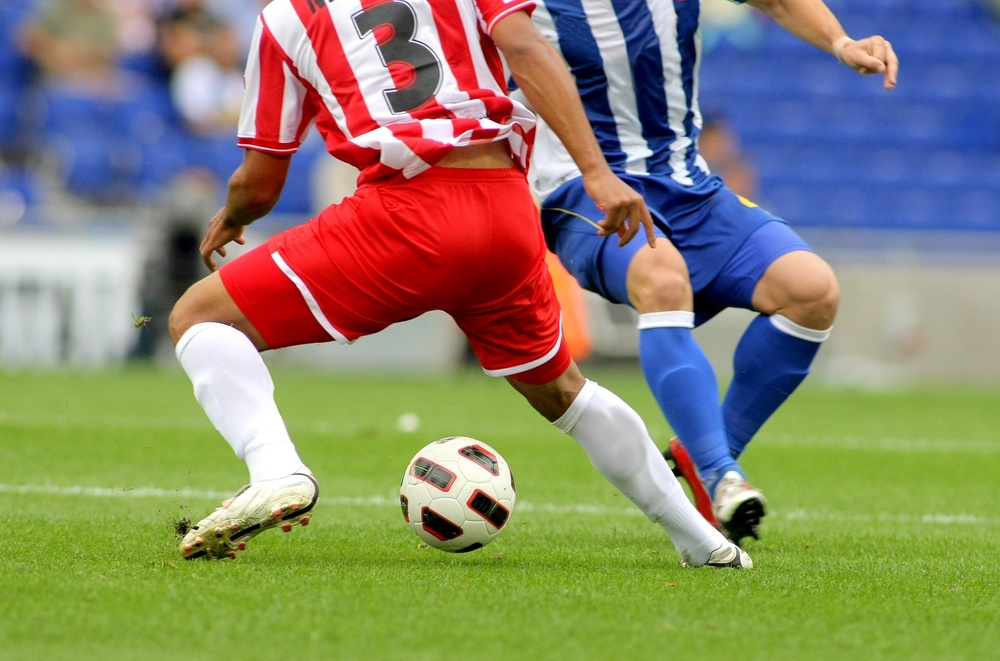
#> input picture soccer.jpg, 1000 x 661 px, shrunk from 1434 x 948 before the run
$ jupyter execute '오츄 알고리즘으로 이진화하기.ipynb'
#> lines starting #> are read from the running program, lines starting #| are printed output that depends on the picture; after the words box and inside, x2 and y2 are one past the last pixel; in counts of white or black regions, pixels touching at a corner belong together
[cell 1]
import cv2 as cv
import sys

img = cv.imread('./soccer.jpg')
#> img is the input picture: shape (661, 1000, 3); mean B, G, R 107.3, 133.3, 136.8

t, bin_img = cv.threshold(img[:, :, 2], 0, 255,
                          cv.THRESH_BINARY + cv.THRESH_OTSU)
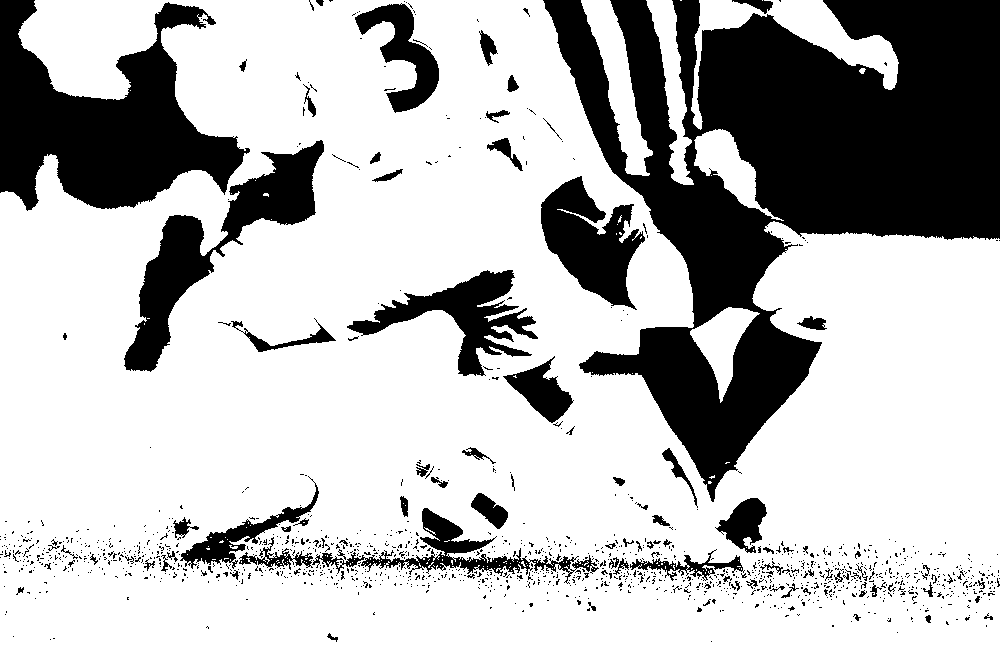
#> bin_img: shape (661, 1000); 72.8% white; 1364 black regions (1266 under 20 px), largest, box (x1, y1, x2, y2) and area: (543, 0, 1000, 502) 101762, (0, 0, 250, 211) 27195, (124, 140, 324, 372) 11569
#> t = 113
print('오츄 알고리즘이 찾은 최적 임곗값=', t)
#| 오츄 알고리즘이 찾은 최적 임곗값= 113.0

cv.imshow('R channel', img[:, :, 2])
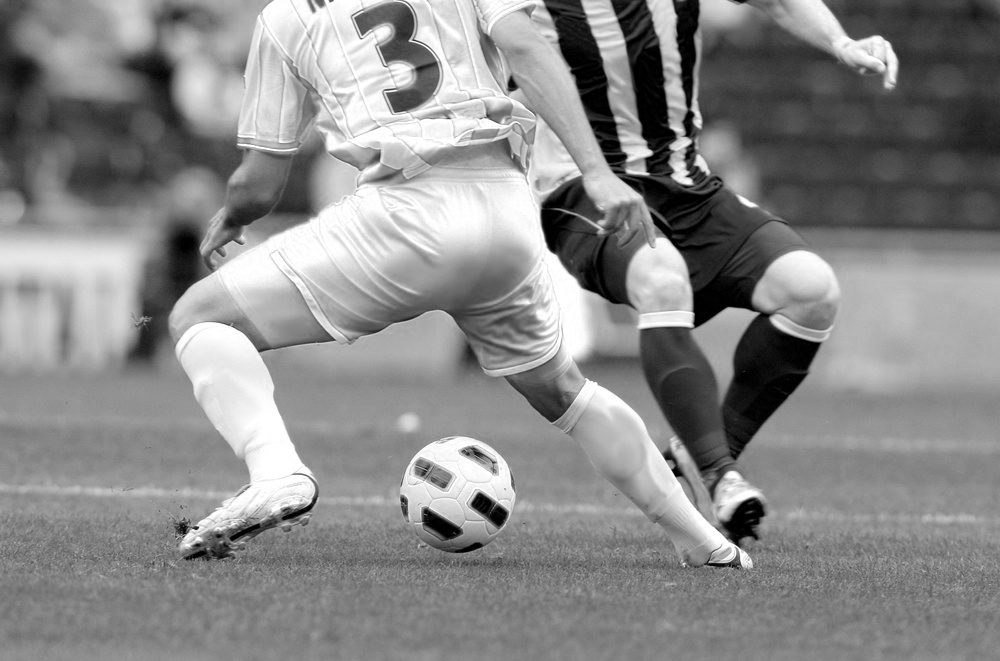
#> window 'R channel': shape (661, 1000); min 0, max 255, mean 136.8
cv.imshow('R channel binarization', bin_img)

cv.waitKey()
cv.destroyAllWindows()

$ run again, with apples.jpg copied over soccer.jpg
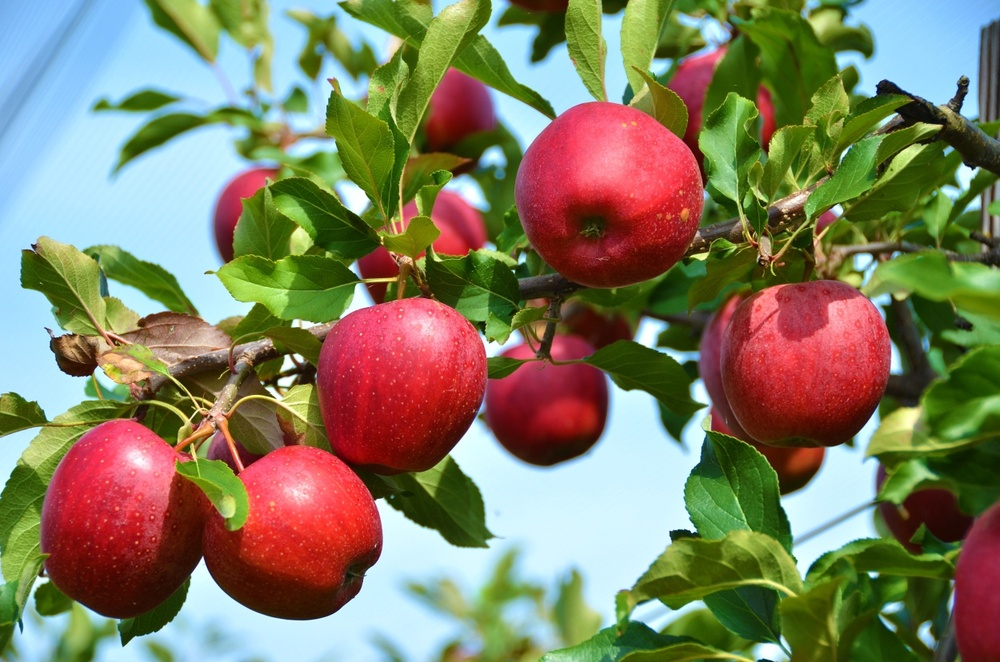
#> input picture apples.jpg, 1000 x 662 px, shrunk from 1250 x 828 before the run
#> img is the input picture: shape (662, 1000, 3); mean B, G, R 98.6, 125.8, 129.6
#> `t, bin_img = cv.threshold(img[:, :, 2], 0, 255, cv.THRESH_BINARY + cv...`:
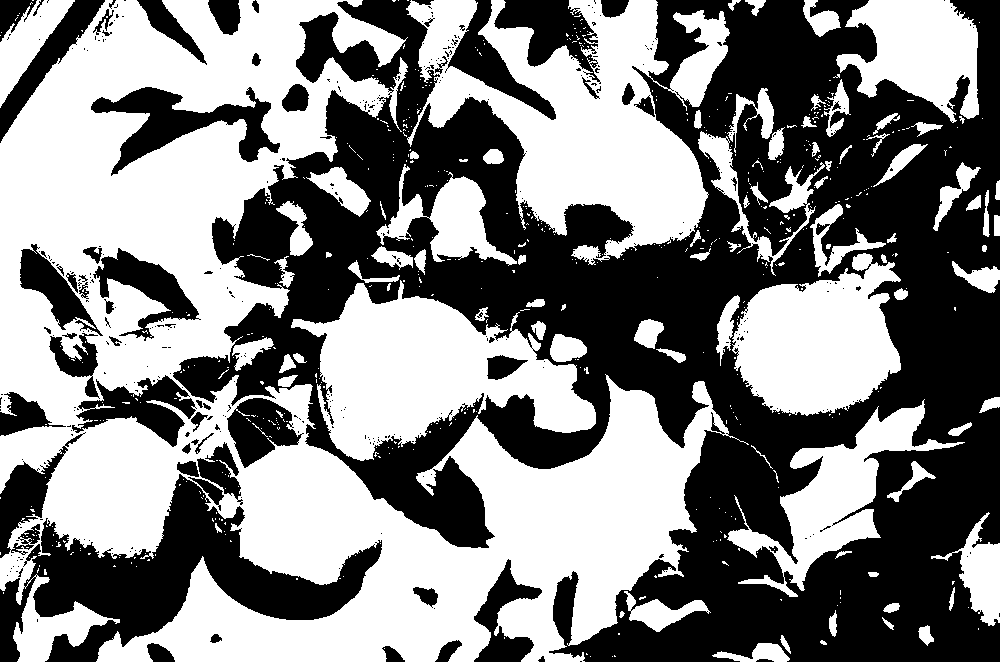
#> bin_img: shape (662, 1000); 51.1% white; 383 black regions (318 under 20 px), largest, box (x1, y1, x2, y2) and area: (173, 0, 1000, 662) 249101, (0, 474, 382, 662) 25179, (91, 87, 280, 176) 5963
#> t = 128
#| 오츄 알고리즘이 찾은 최적 임곗값= 128.0
#> `cv.imshow('R channel', img[:, :, 2])`:
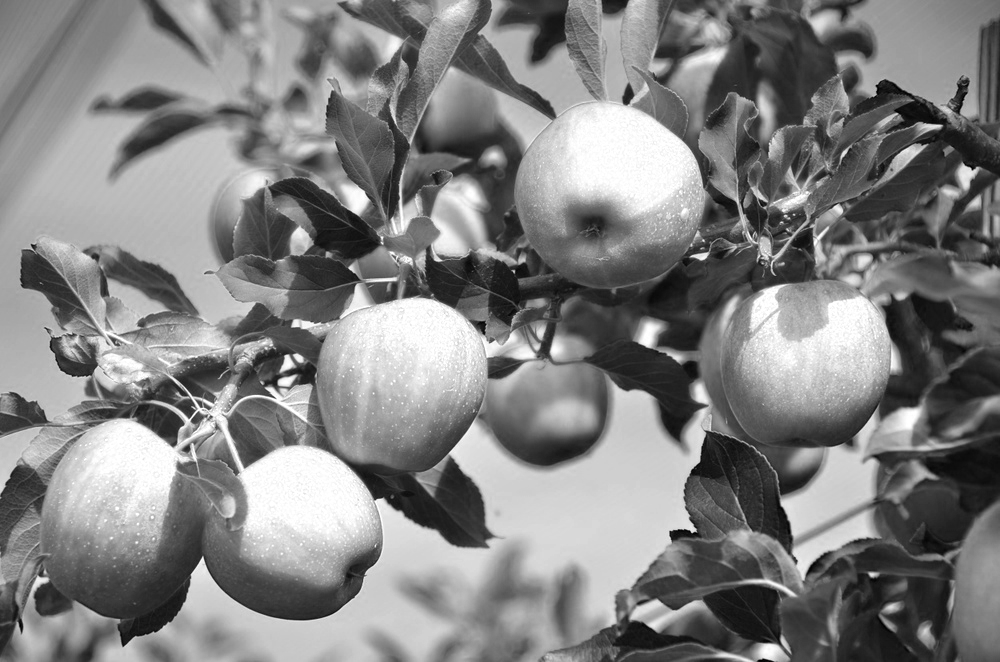
#> window 'R channel': shape (662, 1000); min 0, max 255, mean 129.6

$ run again, with mot_color70.jpg copied over soccer.jpg
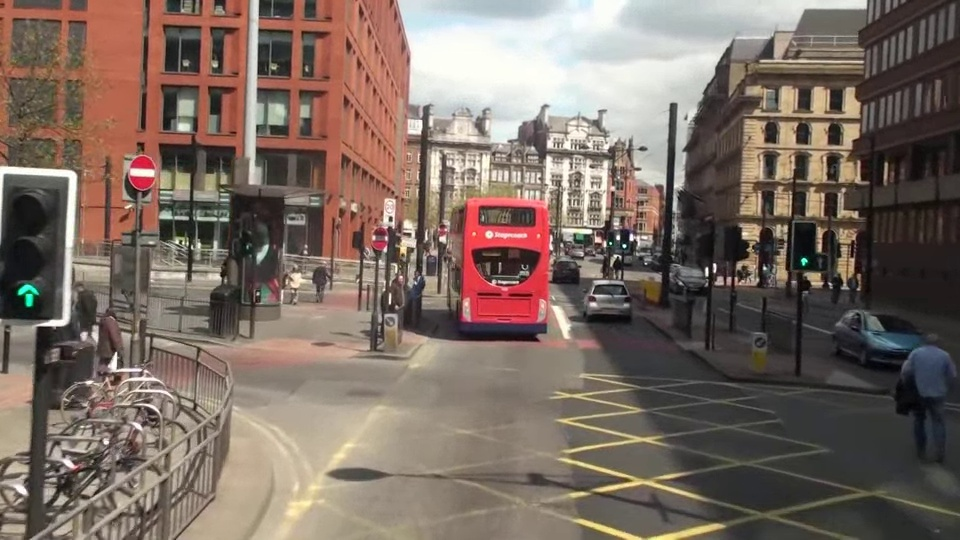
#> input picture mot_color70.jpg, 960 x 540 px
#> img is the input picture: shape (540, 960, 3); mean B, G, R 98.4, 107.7, 123.2
#> `t, bin_img = cv.threshold(img[:, :, 2], 0, 255, cv.THRESH_BINARY + cv...`:
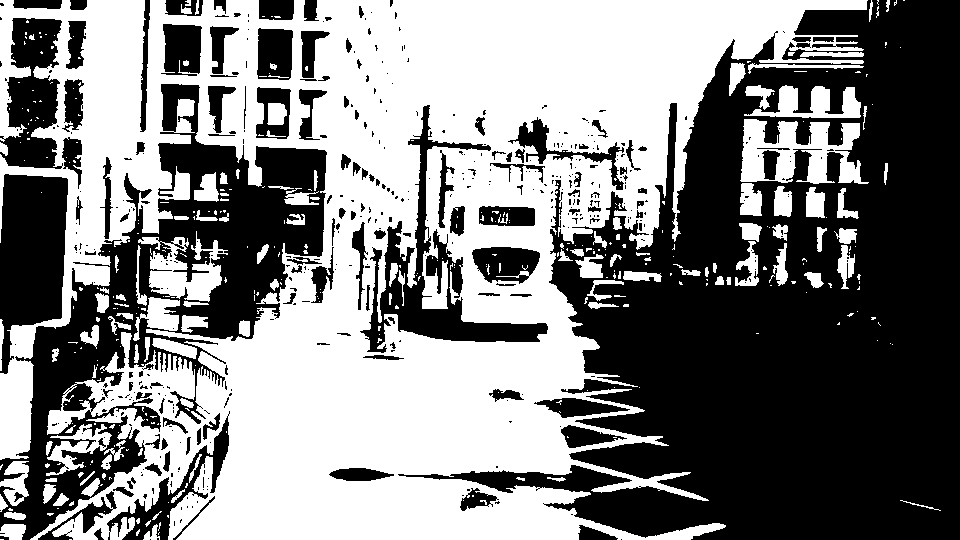
#> bin_img: shape (540, 960); 50.6% white; 457 black regions (329 under 20 px), largest, box (x1, y1, x2, y2) and area: (398, 0, 960, 540) 157285, (0, 84, 327, 540) 42773, (0, 174, 68, 374) 9701
#> t = 122
#| 오츄 알고리즘이 찾은 최적 임곗값= 122.0
#> `cv.imshow('R channel', img[:, :, 2])`:
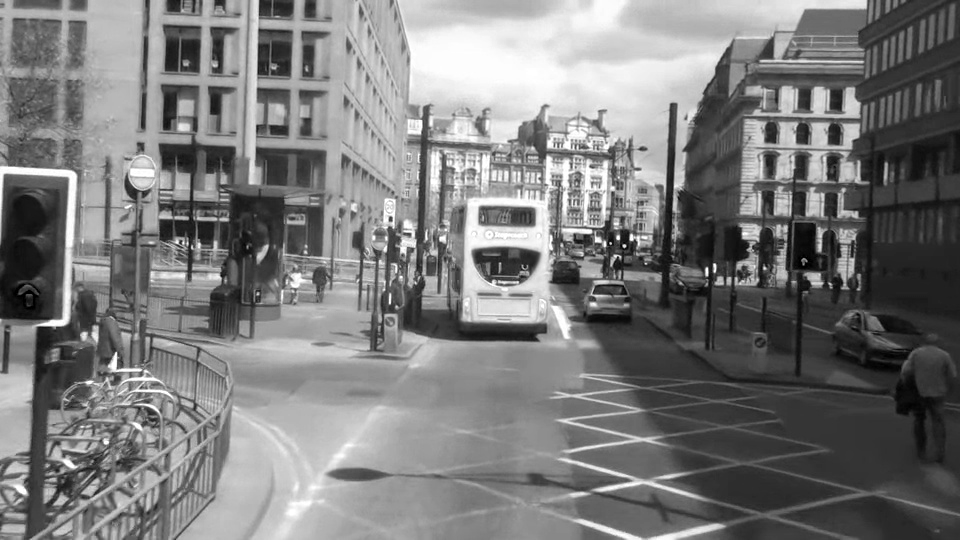
#> window 'R channel': shape (540, 960); min 0, max 255, mean 123.2

$ run again, with mot_color83.jpg copied over soccer.jpg
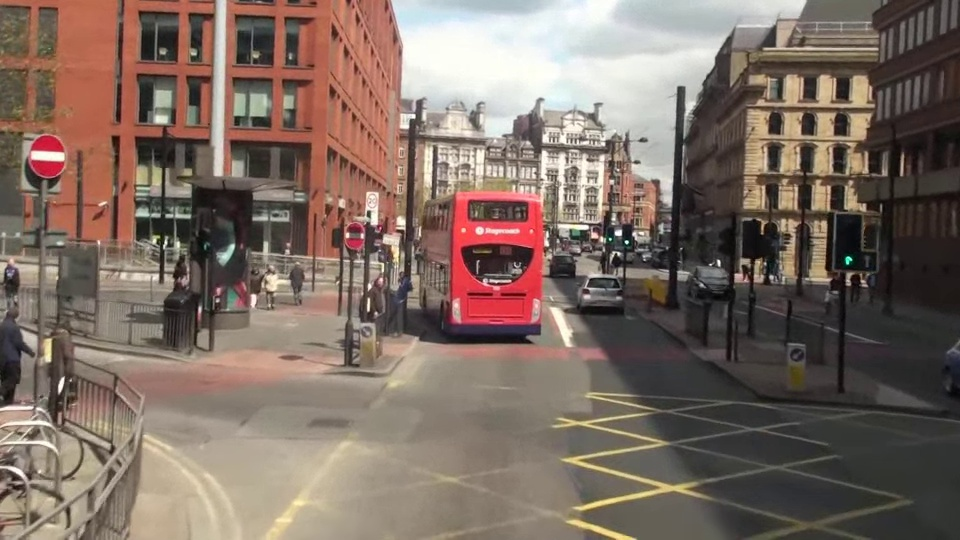
#> input picture mot_color83.jpg, 960 x 540 px
#> img is the input picture: shape (540, 960, 3); mean B, G, R 99.1, 108.8, 125.8
#> `t, bin_img = cv.threshold(img[:, :, 2], 0, 255, cv.THRESH_BINARY + cv...`:
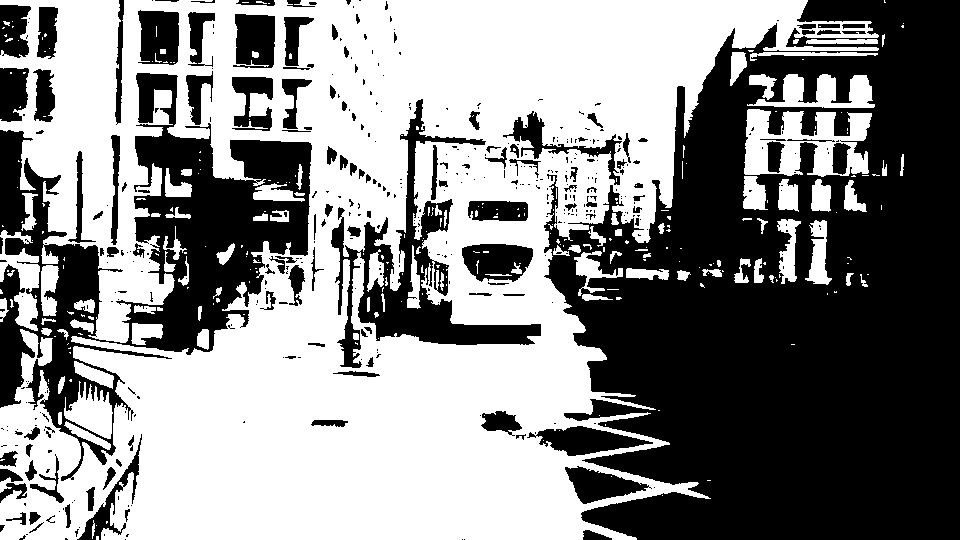
#> bin_img: shape (540, 960); 53.8% white; 432 black regions (303 under 20 px), largest, box (x1, y1, x2, y2) and area: (544, 0, 960, 540) 154262, (0, 73, 312, 481) 40529, (331, 99, 541, 368) 11658
#> t = 121
#| 오츄 알고리즘이 찾은 최적 임곗값= 121.0
#> `cv.imshow('R channel', img[:, :, 2])`:
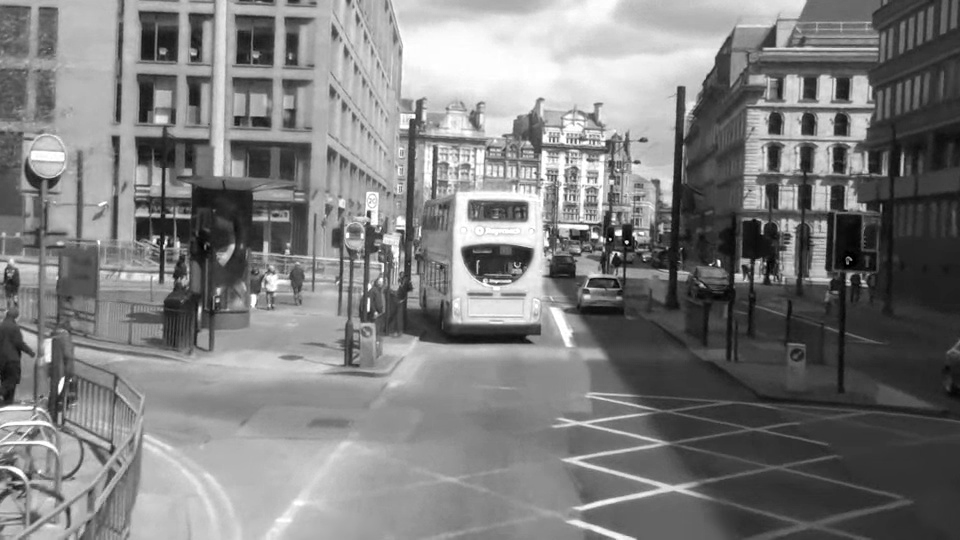
#> window 'R channel': shape (540, 960); min 0, max 255, mean 125.8
